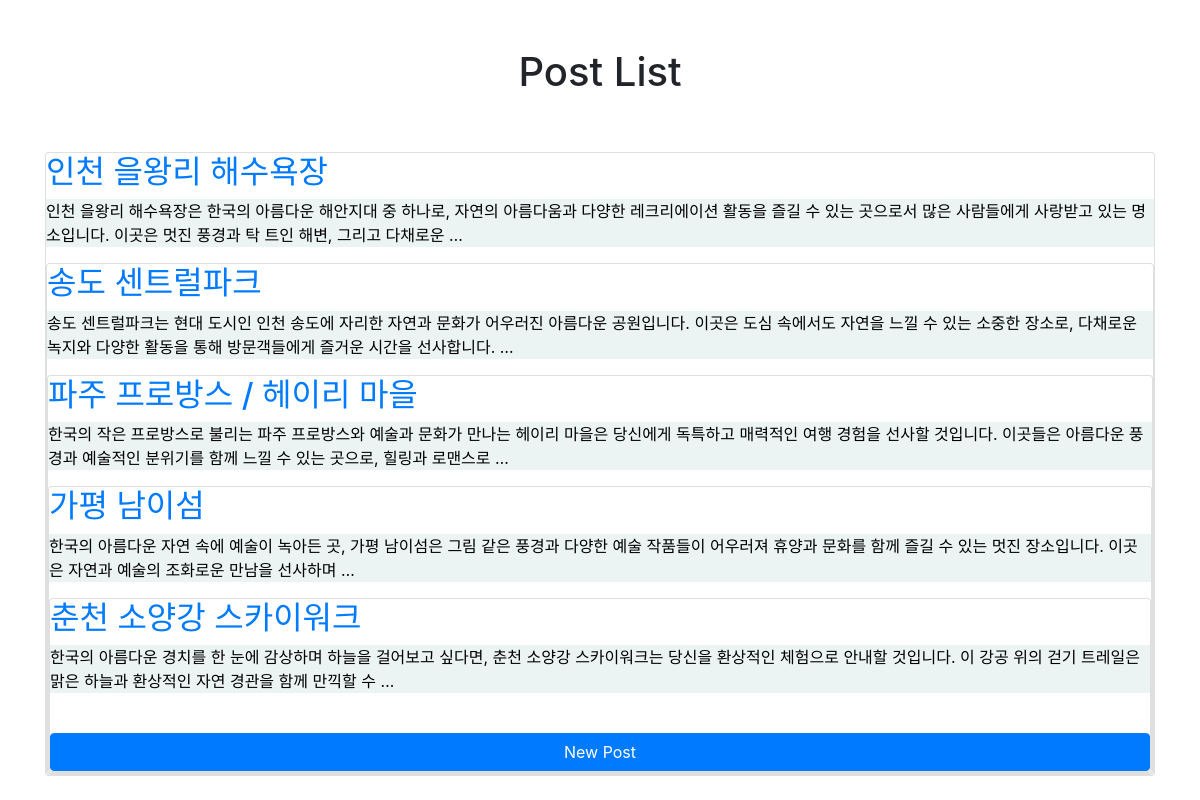
The app's page /post/post_list/ with its own data.
### post/models.py (models this page shows, shortened)
class Post(models.Model):
    title=models.CharField(max_length=200, verbose_name='제목')
    body=models.TextField(verbose_name='본문')
    created_at=models.DateTimeField(auto_now_add=True, verbose_name='작성일')
    author=models.ForeignKey(Bcuser, on_delete=models.CASCADE, verbose_name='작성자')
    imgfile=models.ImageField(null=True, upload_to="", blank=True)  #이미지 칼럼 추가
    class Meta:
        db_table='Post_table'
        verbose_name='포스트'
        verbose_name_plural='포스트들'

### post/views.py (the view)
# urls.py: path('post_list/', views.post_list, name='post_list'), # 127.0.0.1:8000/post/
def post_list(request):
    posts=Post.objects.all()
    return render(request,'post_list.html',{'posts':posts})

### post/templates/post_list.html (shortened to what this page needs)
{% extends "base.html" %}
{% block contents %}
<div class="row mt-5">
    <div class="col-12 text-center">
        <h1>Post List</h1>
    </div>
</div>
<div class="row mt-5">
    <div class="col-12">
        {% for post in posts %}
        <div class="card" style="color: black;">
            <h2><a href="{% url 'post_detail' pk=post.pk %}">{{post.title}}</a></h2>
            <p class="title" style="background-color: rgb(236, 243, 243); font-weight: 400;">{{ post.body|truncatewords:30}}</p>
            {% empty %}
            <p>No posts yet.</p>
            {% endfor %}
            <a href="{% url 'post_new' %}" class="btn btn-primary mt-4">New Post</a>
        </div>
    </div>
</div>
{% endblock %}

### bcuser/templates/base.html (shortened to what this page needs)
<html>
    <head>
        <link rel="stylesheet" href="https://stackpath.bootstrapcdn.com/bootstrap/4.5.0/css/bootstrap.min.css">
    </head>
    <body>
        <div class="container">
            {% block contents %}
            {% endblock %}
        </div>
    </body>
</html>

### records on screen
Post: title "인천 을왕리 해수욕장", body "인천 을왕리 해수욕장은 한국의 아름다운 해안지대 중 하나로, 자연의 아름다움과 다양한 레크리에이션 활동을 즐길 수 있는 곳으로서 많은 사람들에게 사랑받고 있는 명소입니다. 이곳은 멋진 풍경과 탁 트인 해변, 그리고 다채로운 …"
Post: title "송도 센트럴파크", body "송도 센트럴파크는 현대 도시인 인천 송도에 자리한 자연과 문화가 어우러진 아름다운 공원입니다. 이곳은 도심 속에서도 자연을 느낄 수 있는 소중한 장소로, 다채로운 녹지와 다양한 활동을 통해 방문객들에게 즐거운 시간을 선사합니다. …"
Post: title "파주 프로방스 / 헤이리 마을", body "한국의 작은 프로방스로 불리는 파주 프로방스와 예술과 문화가 만나는 헤이리 마을은 당신에게 독특하고 매력적인 여행 경험을 선사할 것입니다. 이곳들은 아름다운 풍경과 예술적인 분위기를 함께 느낄 수 있는 곳으로, 힐링과 로맨스로 …"
Post: title "가평 남이섬", body "한국의 아름다운 자연 속에 예술이 녹아든 곳, 가평 남이섬은 그림 같은 풍경과 다양한 예술 작품들이 어우러져 휴양과 문화를 함께 즐길 수 있는 멋진 장소입니다. 이곳은 자연과 예술의 조화로운 만남을 선사하며 …"
Post: title "춘천 소양강 스카이워크", body "한국의 아름다운 경치를 한 눈에 감상하며 하늘을 걸어보고 싶다면, 춘천 소양강 스카이워크는 당신을 환상적인 체험으로 안내할 것입니다. 이 강공 위의 걷기 트레일은 맑은 하늘과 환상적인 자연 경관을 함께 만끽할 수 …"
